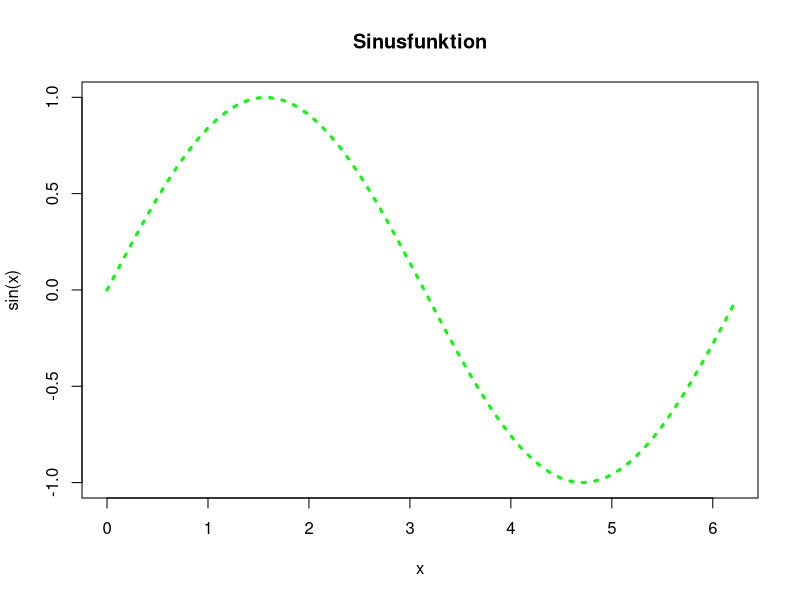
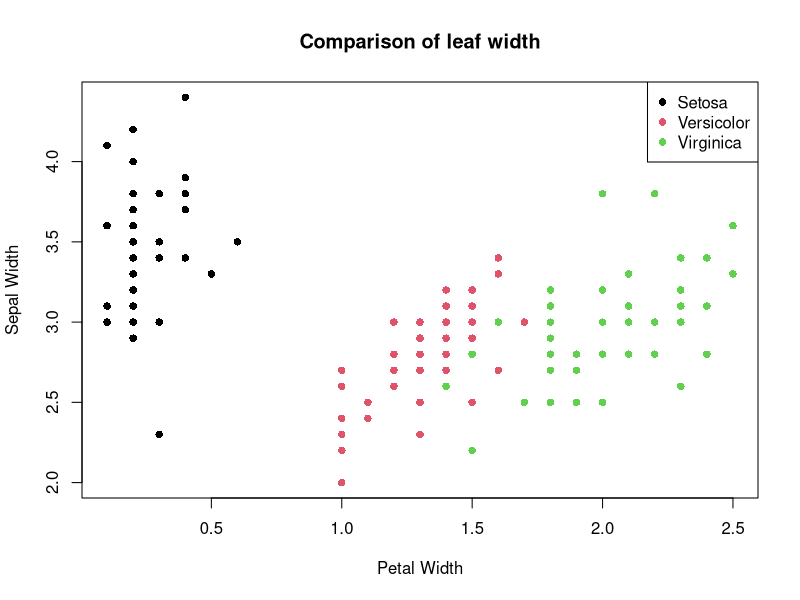

Here is the R script that generated these plots, in order:
x <- seq(0, 2*pi, 0.1)
y <- sin(x)
plot(x, y, ylab = "sin(x)", lty = "dotted", type = "l", main = "Sinusfunktion", col = "green", lwd = 3)


plot(iris$Petal.Width, iris$Sepal.Width, xlab = "Petal Width", ylab = "Sepal Width", main = "Comparison of leaf width", col = iris$Species, pch=16 )
legend("topright", legend=c("Setosa", "Versicolor", "Virginica"), col=c(1,2,3), pch=16)

